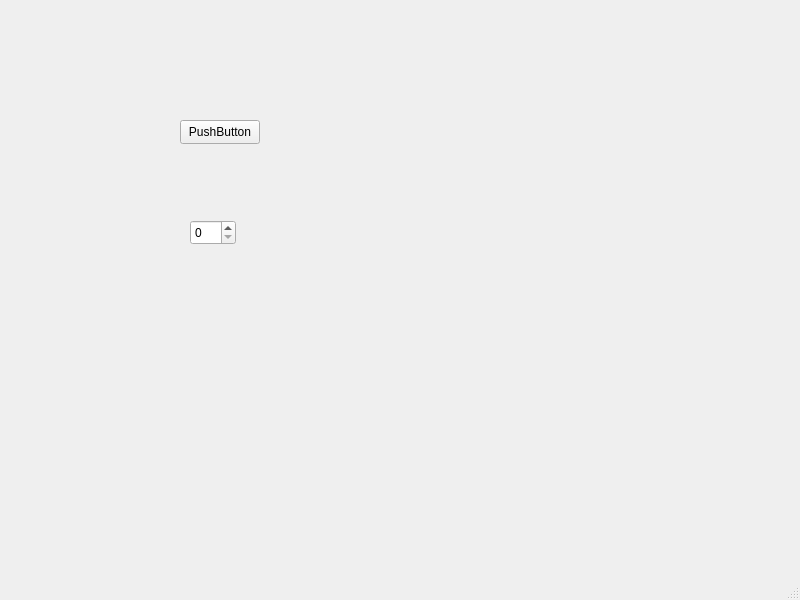
<?xml version="1.0" encoding="UTF-8"?>
<ui version="4.0">
 <class>MainWindow</class>
 <widget class="QMainWindow" name="MainWindow">
  <property name="geometry">
   <rect>
    <x>0</x>
    <y>0</y>
    <width>800</width>
    <height>600</height>
   </rect>
  </property>
  <property name="windowTitle">
   <string>MainWindow</string>
  </property>
  <widget class="QWidget" name="centralwidget">
   <widget class="QPushButton" name="pushButton">
    <property name="geometry">
     <rect>
      <x>180</x>
      <y>120</y>
      <width>80</width>
      <height>24</height>
     </rect>
    </property>
    <property name="text">
     <string>PushButton</string>
    </property>
   </widget>
   <widget class="QSpinBox" name="spinBox">
    <property name="geometry">
     <rect>
      <x>190</x>
      <y>220</y>
      <width>46</width>
      <height>25</height>
     </rect>
    </property>
   </widget>
  </widget>
  <widget class="QMenuBar" name="menubar">
   <property name="geometry">
    <rect>
     <x>0</x>
     <y>0</y>
     <width>800</width>
     <height>21</height>
    </rect>
   </property>
  </widget>
  <widget class="QStatusBar" name="statusbar"/>
 </widget>
 <resources/>
 <connections/>
</ui>
